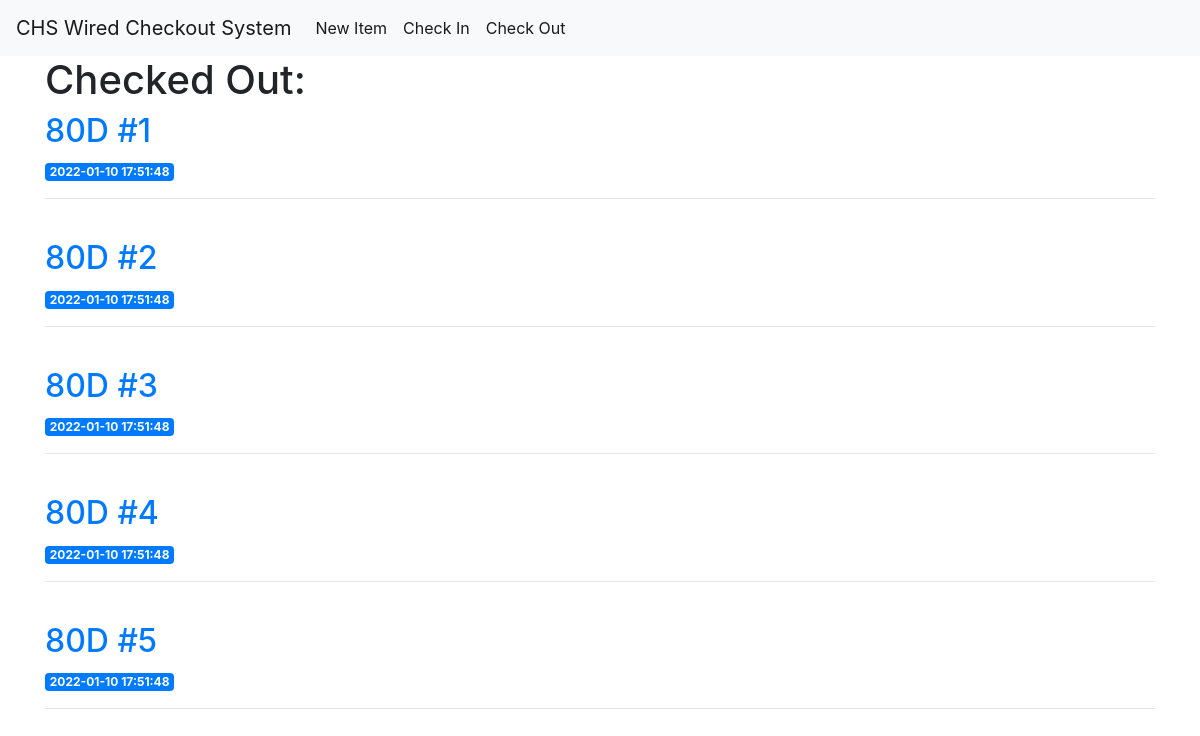
The app's page /student/9 with its own data.
### tables this page shows
CREATE TABLE "checkout" (
	"id"	INTEGER PRIMARY KEY AUTOINCREMENT,
	"student_id" INTEGER NOT NULL,
	"item_id"	INTEGER NOT NULL,
	"dateOut"TIMESTAMP NOT NULL DEFAULT CURRENT_TIMESTAMP,
	FOREIGN KEY(student_id) REFERENCES student(id) ON UPDATE CASCADE,
	FOREIGN KEY(item_id) REFERENCES item(id) ON UPDATE CASCADE
);

CREATE TABLE "item" (
"index" INTEGER,
  "id" INTEGER,
  "name" TEXT,
  "type" TEXT,
  "code" INTEGER
);

### app.py (the view)
@app.route('/student/<id>') # go to specific student
def student(id):
    c= connect()
    student = c.execute("SELECT s.id,i.id AS item_id,i.name AS item,c.dateOut,s.name AS student FROM student s LEFT JOIN checkout c on s.id=c.student_id LEFT JOIN item i ON i.id=c.item_id WHERE s.id=?",(id,))
    return render_template('student.html', student=student)

### db.py (called while the page is built)
def connect():
    conn = sqlite3.connect('db/db.db')
    conn.row_factory = sqlite3.Row
    return conn

### templates/student.html (shortened to what this page needs)
{% extends 'base.html' %}
{% block content %}
<h1>Checked Out:</h1>
{% for i in student %}
    {%if i["dateOut"]%}
        <a href="{{ url_for('item', id=i['item_id']) }}">
            <h2>{{ i["item"] }}</h2>
        </a>
        <span class="badge badge-primary">{{ i['dateOut'] }}</span>
        <hr>
        <br>
    {%endif%}
{% endfor %}
{% endblock %}

### records on screen
checkout: item "80D #1", dateOut "2022-01-10 17:51:48"
checkout: item "80D #2", dateOut "2022-01-10 17:51:48"
checkout: item "80D #3", dateOut "2022-01-10 17:51:48"
checkout: item "80D #4", dateOut "2022-01-10 17:51:48"
checkout: item "80D #5", dateOut "2022-01-10 17:51:48"
